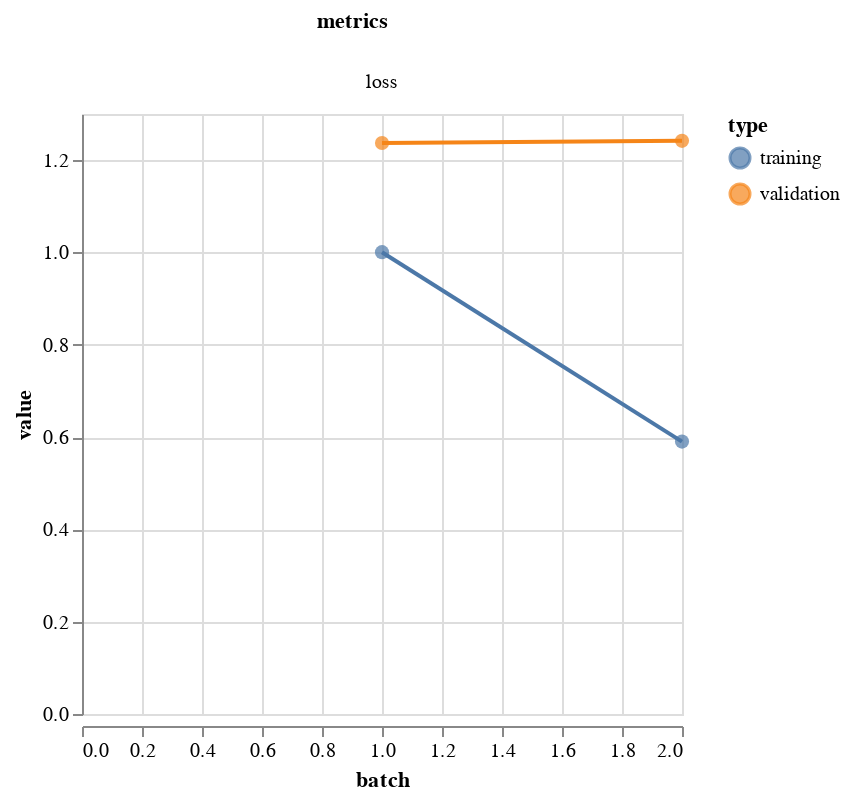

Source (notebook cell):
### Code cell
metrics(output.history)

### Figure 1 — Vega-Lite specification as saved in the notebook (floating-point values rounded to 4 significant figures)
{"config": {"view": {"continuousWidth": 400, "continuousHeight": 300}}, "data": {"name": "data-c7c818d00c3e5648618c0cac47cb6d4f"}, "facet": {"column": {"type": "nominal", "field": "metrics"}}, "spec": {"layer": [{"mark": {"type": "circle", "size": 50}, "encoding": {"color": {"type": "nominal", "field": "type"}, "tooltip": [{"type": "quantitative", "field": "batch"}, {"type": "quantitative", "field": "value"}], "x": {"type": "quantitative", "field": "batch"}, "y": {"type": "quantitative", "field": "value"}}, "height": 300, "width": 300}, {"mark": "line", "encoding": {"color": {"type": "nominal", "field": "type"}, "x": {"type": "quantitative", "field": "batch"}, "y": {"type": "quantitative", "field": "value"}}, "height": 300, "width": 300}]}, "resolve": {"scale": {"y": "independent"}}, "$schema": "https://vega.github.io/schema/vega-lite/v4.8.1.json", "datasets": {"data-c7c818d00c3e5648618c0cac47cb6d4f": [{"batch": 1, "value": 1.001, "type": "training", "metrics": "loss"}, {"batch": 2, "value": 0.5901, "type": "training", "metrics": "loss"}, {"batch": 1, "value": 1.237, "type": "validation", "metrics": "loss"}, {"batch": 2, "value": 1.242, "type": "validation", "metrics": "loss"}]}}
